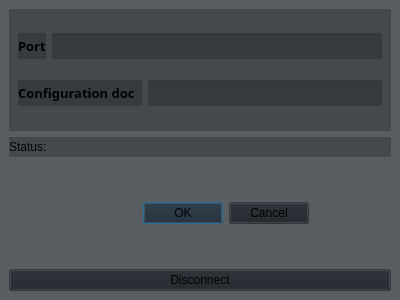
<?xml version="1.0" encoding="UTF-8"?>
<ui version="4.0">
 <class>Server_Form</class>
 <widget class="QDialog" name="Server_Form">
  <property name="geometry">
   <rect>
    <x>0</x>
    <y>0</y>
    <width>400</width>
    <height>300</height>
   </rect>
  </property>
  <property name="windowTitle">
   <string>Dialog</string>
  </property>
  <property name="windowOpacity">
   <double>0.700000000000000</double>
  </property>
  <property name="styleSheet">
   <string notr="true">QDialog{background-color:rgba(29,34,40,90)}</string>
  </property>
  <layout class="QHBoxLayout" name="horizontalLayout_4">
   <property name="spacing">
    <number>0</number>
   </property>
   <property name="leftMargin">
    <number>0</number>
   </property>
   <property name="topMargin">
    <number>0</number>
   </property>
   <property name="rightMargin">
    <number>0</number>
   </property>
   <property name="bottomMargin">
    <number>0</number>
   </property>
   <item>
    <widget class="QWidget" name="edit_bg" native="true">
     <property name="styleSheet">
      <string notr="true">QWidget{background-color:rgba(29,34,40,90)}</string>
     </property>
     <layout class="QVBoxLayout" name="verticalLayout_2">
      <item>
       <widget class="QWidget" name="bar3" native="true">
        <property name="enabled">
         <bool>true</bool>
        </property>
        <layout class="QHBoxLayout" name="horizontalLayout">
         <item>
          <layout class="QVBoxLayout" name="verticalLayout">
           <item>
            <layout class="QHBoxLayout" name="horizontalLayout_2">
             <item>
              <widget class="QLabel" name="label_2">
               <property name="font">
                <font>
                 <family>微軟正黑體</family>
                 <pointsize>10</pointsize>
                 <weight>75</weight>
                 <bold>true</bold>
                </font>
               </property>
               <property name="text">
                <string>Port</string>
               </property>
              </widget>
             </item>
             <item>
              <widget class="QLineEdit" name="port_input">
               <property name="font">
                <font>
                 <family>微軟正黑體</family>
                 <pointsize>10</pointsize>
                 <weight>75</weight>
                 <bold>true</bold>
                </font>
               </property>
              </widget>
             </item>
            </layout>
           </item>
           <item>
            <layout class="QHBoxLayout" name="horizontalLayout_3">
             <item>
              <widget class="QLabel" name="label_3">
               <property name="font">
                <font>
                 <family>微軟正黑體</family>
                 <pointsize>10</pointsize>
                 <weight>75</weight>
                 <bold>true</bold>
                </font>
               </property>
               <property name="text">
                <string>Configuration doc  </string>
               </property>
              </widget>
             </item>
             <item>
              <widget class="QLineEdit" name="port_input_2">
               <property name="font">
                <font>
                 <family>微軟正黑體</family>
                 <pointsize>10</pointsize>
                 <weight>75</weight>
                 <bold>true</bold>
                </font>
               </property>
              </widget>
             </item>
            </layout>
           </item>
          </layout>
         </item>
        </layout>
       </widget>
      </item>
      <item>
       <widget class="QLabel" name="label">
        <property name="maximumSize">
         <size>
          <width>16777215</width>
          <height>20</height>
         </size>
        </property>
        <property name="text">
         <string>Status:</string>
        </property>
       </widget>
      </item>
      <item>
       <widget class="QDialogButtonBox" name="buttonBox">
        <property name="sizePolicy">
         <sizepolicy hsizetype="Minimum" vsizetype="Minimum">
          <horstretch>0</horstretch>
          <verstretch>0</verstretch>
         </sizepolicy>
        </property>
        <property name="maximumSize">
         <size>
          <width>300</width>
          <height>100</height>
         </size>
        </property>
        <property name="font">
         <font>
          <family>Microsoft YaHei UI</family>
          <pointsize>10</pointsize>
          <weight>75</weight>
          <bold>true</bold>
         </font>
        </property>
        <property name="styleSheet">
         <string notr="true">QPushButton{background:#00CC66;color:#F0F0F0;}
QPushButton:hover{background:#009933;}&quot;);
</string>
        </property>
        <property name="orientation">
         <enum>Qt::Horizontal</enum>
        </property>
        <property name="standardButtons">
         <set>QDialogButtonBox::Cancel|QDialogButtonBox::Ok</set>
        </property>
       </widget>
      </item>
      <item>
       <widget class="QPushButton" name="disconnect_btn">
        <property name="text">
         <string>Disconnect</string>
        </property>
        <property name="autoDefault">
         <bool>true</bool>
        </property>
        <property name="default">
         <bool>false</bool>
        </property>
        <property name="flat">
         <bool>false</bool>
        </property>
       </widget>
      </item>
     </layout>
    </widget>
   </item>
  </layout>
 </widget>
 <resources/>
 <connections/>
</ui>
